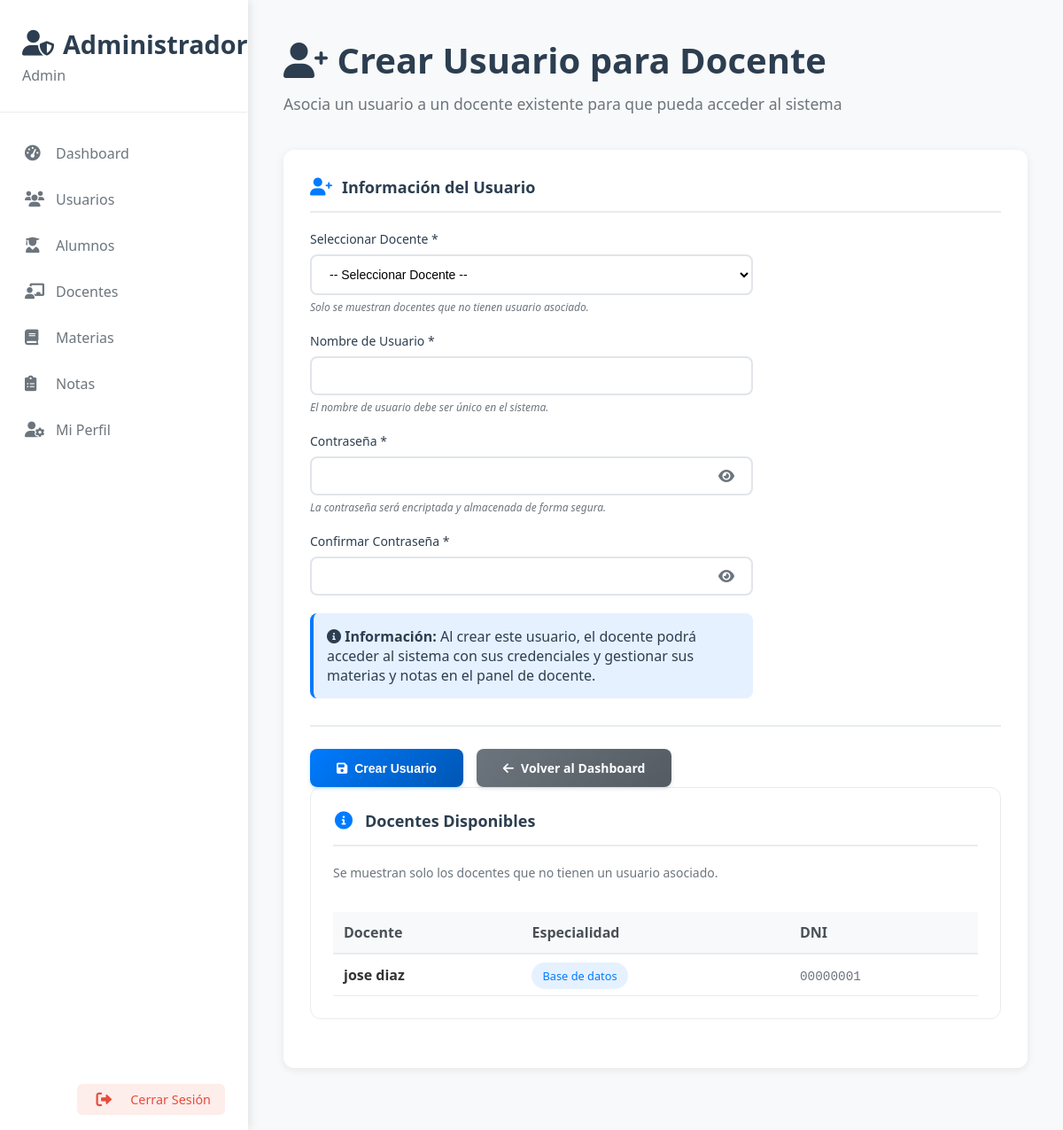
The app's page /admin/crear_usuario_docente (signed in), older data.
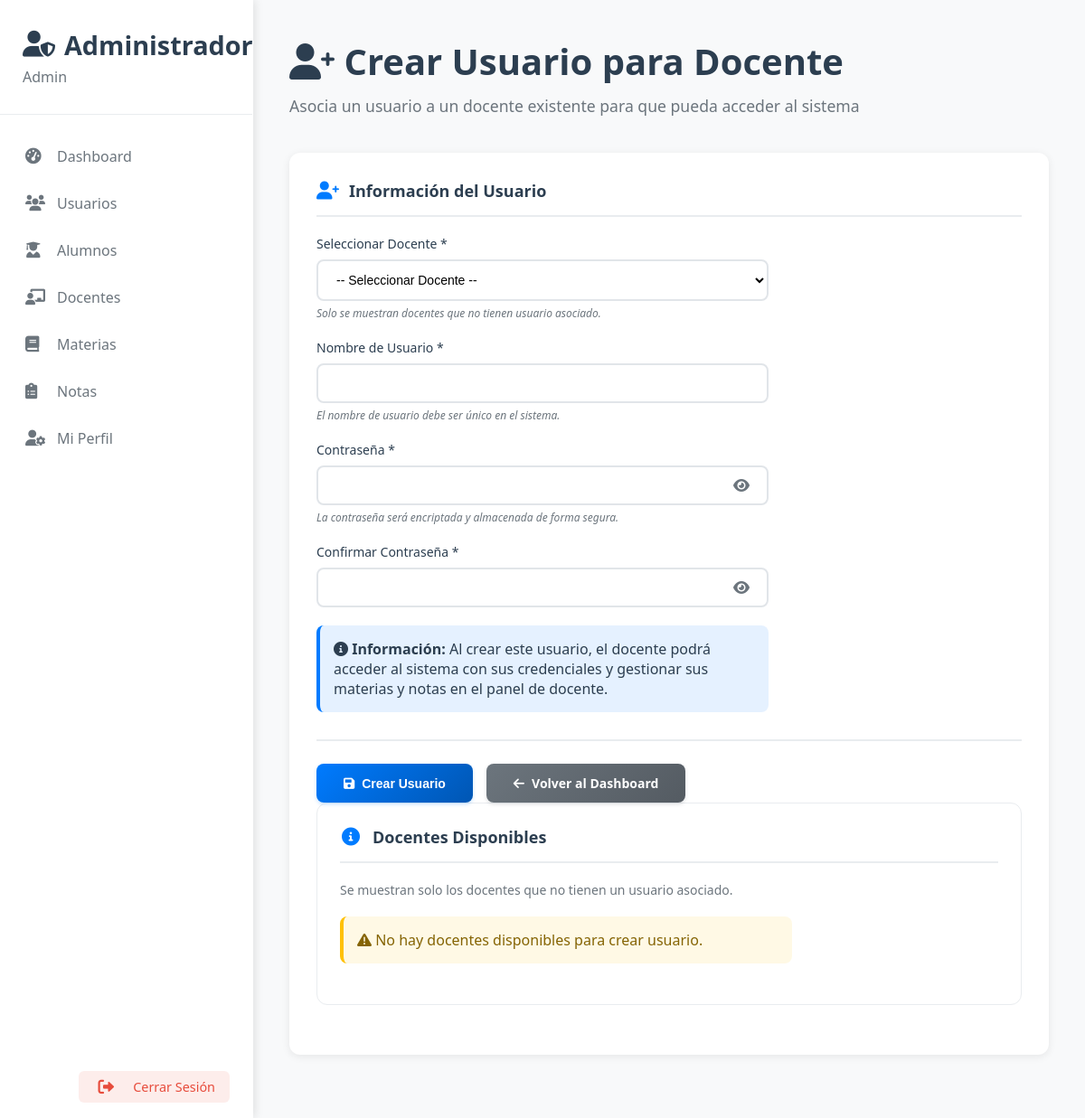
The same page, newer data.
### app.py (models this page shows)
class Docente(db.Model):
    id = db.Column(db.Integer, primary_key=True)
    dni = db.Column(db.String(20), unique=True, nullable=False)
    nombre = db.Column(db.String(100), nullable=False)
    apellido = db.Column(db.String(100), nullable=False)
    email = db.Column(db.String(120))
    telefono = db.Column(db.String(20))
    direccion = db.Column(db.String(200))
    fecha_nacimiento = db.Column(db.Date)
    especialidad = db.Column(db.String(100))
    fecha_registro = db.Column(db.DateTime, default=datetime.utcnow)
    usuario_id = db.Column(db.Integer, db.ForeignKey('usuario.id'), nullable=True)  # Relación con Usuario
    usuario = db.relationship('Usuario', backref=db.backref('docente', uselist=False))
    estado = db.Column(db.String(20), default='activo')  # 'activo', 'inactivo', 'suspendido'
    fecha_ultima_actividad = db.Column(db.DateTime, default=datetime.utcnow)
    motivo_inactividad = db.Column(db.String(200))  # Razón de inactividad
    fecha_cambio_estado = db.Column(db.DateTime, default=datetime.utcnow)

### app.py (the view, shortened to what this page needs)
@app.route('/admin/crear_usuario_docente', methods=['GET', 'POST'])
def crear_usuario_docente():
    if not session.get('user_id') or session.get('tipo') != 'admin':
        return redirect(url_for('login'))
    docentes_sin_usuario = Docente.query.filter_by(usuario_id=None).all()
    return render_template('admin/crear_usuario_docente_moderno.html', docentes=docentes_sin_usuario)

### app.py (called while the page is built)
@app.context_processor
def inject_flash_cleanup():
    return {
        'clear_flash_messages': clear_flash_messages,
        'convertir_ciclo_a_texto': convertir_ciclo_a_texto
    }

### templates/admin/crear_usuario_docente_moderno.html (shortened to what this page needs)
{% extends "admin/base_admin.html" %}
{% block content %}
<div class="page-header">
    <h1><i class="fas fa-user-plus"></i> Crear Usuario para Docente</h1>
    <p>Asocia un usuario a un docente existente para que pueda acceder al sistema</p>
</div>
<div class="content-container">
    <div class="form-section">
        <div class="section-header">
            <i class="fas fa-user-plus"></i>
            <h3>Información del Usuario</h3>
        </div>
        <form method="POST" action="{{ url_for('crear_usuario_docente') }}">
            <div class="form-group">
                <label for="docente_id" class="form-label">Seleccionar Docente *</label>
                <select class="form-control" id="docente_id" name="docente_id" required>
                    <option value="">-- Seleccionar Docente --</option>
                </select>
                <small class="form-text">
                    Solo se muestran docentes que no tienen usuario asociado.
                </small>
            </div>
            <div class="form-group">
                <label for="username" class="form-label">Nombre de Usuario *</label>
                <input type="text" class="form-control" id="username" name="username" required>
                <small class="form-text">
                    El nombre de usuario debe ser único en el sistema.
                </small>
            </div>
            <div class="form-group">
                <label for="password" class="form-label">Contraseña *</label>
                <div class="password-input-container">
                    <input type="password" class="form-control" id="password" name="password" required>
                    <button type="button" class="password-toggle" id="passwordToggle">
                        <i class="fas fa-eye" id="passwordIcon"></i>
                    </button>
                </div>
                <small class="form-text">
                    La contraseña será encriptada y almacenada de forma segura.
                </small>
            </div>
            <div class="form-group">
                <label for="confirm_password" class="form-label">Confirmar Contraseña *</label>
                <div class="password-input-container">
                    <input type="password" class="form-control" id="confirm_password" name="confirm_password" required>
                    <button type="button" class="password-toggle" id="confirmPasswordToggle">
                        <i class="fas fa-eye" id="confirmPasswordIcon"></i>
                    </button>
                </div>
            </div>
            <div class="alert alert-info">
                <i class="fas fa-info-circle"></i>
                <strong>Información:</strong> Al crear este usuario, el docente podrá acceder al sistema con sus credenciales y gestionar sus materias y notas en el panel de docente.
            </div>
            <div class="form-actions">
                <button type="submit" class="btn btn-primary">
                    <i class="fas fa-save"></i> Crear Usuario
                </button>
                <a href="{{ url_for('admin_dashboard') }}" class="btn btn-secondary">
                    <i class="fas fa-arrow-left"></i> Volver al Dashboard
                </a>
            </div>
        </form>
    </div>
    <div class="info-section">
        <div class="section-header">
            <i class="fas fa-info-circle"></i>
            <h3>Docentes Disponibles</h3>
        </div>
        <p class="info-text">
            Se muestran solo los docentes que no tienen un usuario asociado.
        </p>
        {% if docentes %}
        <div class="table-responsive">
            <table class="info-table">
                <thead>
                    <tr>
                        <th>Docente</th>
                        <th>Especialidad</th>
                        <th>DNI</th>
                    </tr>
                </thead>
                <tbody>
                    {% for docente in docentes %}
                    <tr>
                        <td>
                            <strong>{{ docente.nombre }} {{ docente.apellido }}</strong>
                        </td>
                        <td>
                            <span class="badge badge-info">{{ docente.especialidad or 'Sin especialidad' }}</span>
                        </td>
                        <td>
                            <span class="dni-text">{{ docente.dni }}</span>
                        </td>
                    </tr>
                    {% endfor %}
                </tbody>
            </table>
        </div>
        {% else %}
        <div class="alert alert-warning">
            <i class="fas fa-exclamation-triangle"></i>
            No hay docentes disponibles para crear usuario.
        </div>
        {% endif %}
    </div>
</div>
{% endblock %}

### templates/admin/base_admin.html (shortened to what this page needs)
<!DOCTYPE html>
<html lang="es">
<head>
    <link href="https://cdnjs.cloudflare.com/ajax/libs/font-awesome/6.0.0/css/all.min.css" rel="stylesheet">
</head>
<body>
    <div class="admin-dashboard">
        <div class="sidebar">
            <div class="sidebar-header">
                <h2><i class="fas fa-user-shield"></i> Administrador</h2>
                <p>Admin</p>
            </div>
            <nav class="sidebar-nav">
                <a href="{{ url_for('admin_dashboard') }}" class="nav-item {% if request.endpoint == 'admin_dashboard' %}active{% endif %}">
                    <i class="fas fa-tachometer-alt"></i>
                    <span>Dashboard</span>
                </a>
                <a href="{{ url_for('admin_ver_usuarios') }}" class="nav-item {% if request.endpoint == 'admin_ver_usuarios' %}active{% endif %}">
                    <i class="fas fa-users"></i>
                    <span>Usuarios</span>
                </a>
                <a href="{{ url_for('admin_ver_alumnos') }}" class="nav-item {% if request.endpoint == 'admin_ver_alumnos' %}active{% endif %}">
                    <i class="fas fa-user-graduate"></i>
                    <span>Alumnos</span>
                </a>
                <a href="{{ url_for('admin_ver_docentes') }}" class="nav-item {% if request.endpoint == 'admin_ver_docentes' %}active{% endif %}">
                    <i class="fas fa-chalkboard-teacher"></i>
                    <span>Docentes</span>
                </a>
                <a href="{{ url_for('admin_ver_materias') }}" class="nav-item {% if request.endpoint == 'admin_ver_materias' %}active{% endif %}">
                    <i class="fas fa-book"></i>
                    <span>Materias</span>
                </a>
                <a href="{{ url_for('admin_ver_notas') }}" class="nav-item {% if request.endpoint == 'admin_ver_notas' %}active{% endif %}">
                    <i class="fas fa-clipboard-list"></i>
                    <span>Notas</span>
                </a>
                <a href="{{ url_for('admin_mi_perfil') }}" class="nav-item {% if request.endpoint == 'admin_mi_perfil' %}active{% endif %}">
                    <i class="fas fa-user-cog"></i>
                    <span>Mi Perfil</span>
                </a>
            </nav>
            <div class="logout-link">
                <a href="{{ url_for('logout') }}" class="nav-item">
                    <i class="fas fa-sign-out-alt"></i>
                    <span>Cerrar Sesión</span>
                </a>
            </div>
        </div>
        <div class="main-content">
            {% block content %}{% endblock %}
        </div>
    </div>
</body>
</html>

Row changes from the older to the newer data that the page shows:
no longer on this page (row edited): Docente: nombre "jose", apellido "diaz", especialidad "Base de datos", dni "00000001"
Text that changed along with them:
text no longer shown: "Docente Especialidad DNI"
text now shown: "No hay docentes disponibles para crear usuario."
